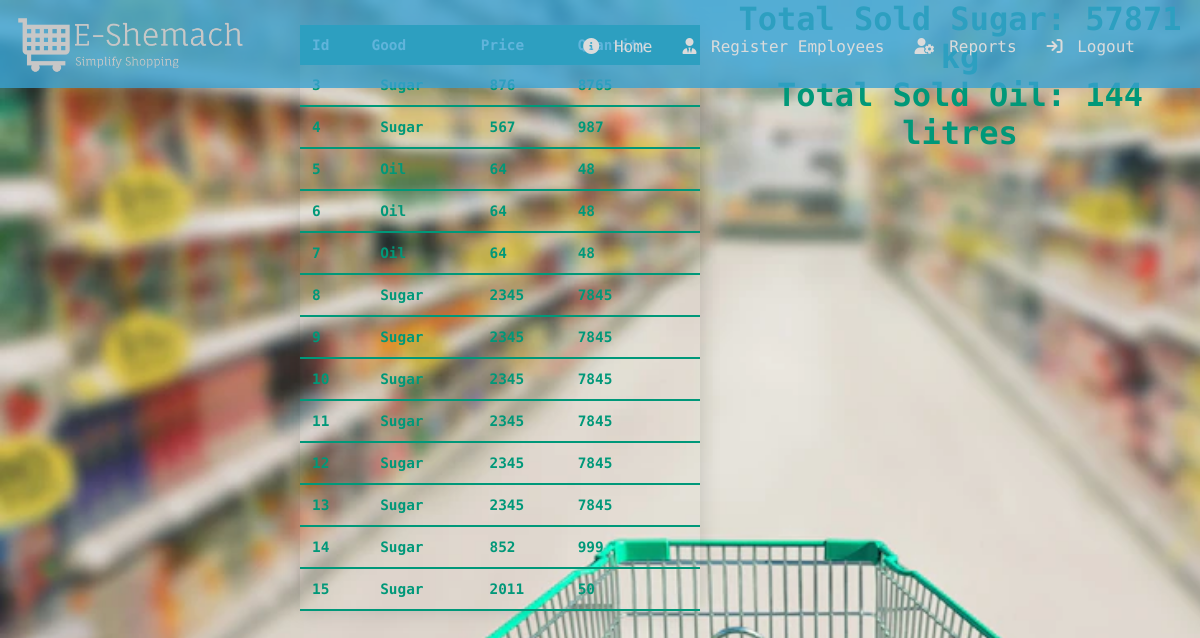
Page /Employees/admin/report.php on the committed database.
### tables this page shows
CREATE TABLE IF NOT EXISTS `purchase` (
  `ID` int(11) NOT NULL AUTO_INCREMENT,
  `Good` varchar(100) NOT NULL,
  `Price` int(11) NOT NULL,
  `Quantity` int(11) NOT NULL,
  `Customer` varchar(100) NOT NULL,
  `Clerk` varchar(50) NOT NULL,
  `Time` date NOT NULL DEFAULT current_timestamp(),
  PRIMARY KEY (`ID`)
);

### Employees/admin/report.php (the view, shortened to what this page needs)
<?php
$conn = new mysqli("localhost", "root", "", "my_db");
$query = "SELECT * FROM `purchase` ";
$result = mysqli_query($conn, $query);
?>
<!DOCTYPE html>
<html lang="en">
<head>
    <link rel="stylesheet" href="../style.css">
    <link rel="stylesheet" href="../test.css">
    <link rel="stylesheet" href="../css/all.css">
</head>
<body>
<header Id="header">
        <a href="../admin.php"><button class="buttons"><i class="fa-solid fa-circle-info"></i> Home</button></a>
        <a href="register-employee.php"><button class="buttons"><i class="fa-solid fa-user-tie"></i> Register Employees</button></a>
        <a href="report.php"><button class="buttons"><i class="fa-solid fa-user-gear"></i> Reports</button></a>
        <a href="../index1.php"><button class="buttons"><i class="fa-solid fa-arrow-right-to-bracket"></i> Logout</button></a>
    </header>
    <a class="logo" href="index.html"><img src="../images/E-Shemach-logo (6).png"  width = "100%" height="90px"></a>
    <main>
        <div class="main-bar">
            <div class="table">
                <table class="styled-table">
                    <thead>
                        <tr>
                            <th>Id</th>
                            <th>Good</th>
                            <th>Price</th>
                            <th>Quantity</th>
                        </tr>
                    </thead>
                    <?php while ($rows = mysqli_fetch_assoc($result)) { ?>
                        <tbody>
                            <tr class="active-row">
                                <td><?php echo $rows['ID'] ?></td>
                                <td> <?php echo $rows['Good'] ?></td>
                                <td> <?php echo $rows['Price'] ?></td>
                                <td style="white-space:pre-line; word-wrap:break-word; "> <?php echo $rows['Quantity'] ?></td>
                            </tr>
                        </tbody>
                    <?php } ?>
                </table>
            </div>
            <div class="report">
                <?php
                $query = "SELECT `Quantity` FROM `purchase` WHERE `Good` = 'Sugar' ";
                $result = mysqli_query($conn, $query);
                $total = 0;
                while ($column =  mysqli_fetch_assoc($result)) {
                    $total = $total + $column['Quantity'];
                } ?>
                <h1 style="color :  #009879;"> Total Sold Sugar: <?php echo $total; ?> kg</h1>
                <?php
                $query = "SELECT `Quantity` FROM `purchase` WHERE `Good` = 'Oil' ";
                $result = mysqli_query($conn, $query);
                $total = 0;
                while ($column =  mysqli_fetch_assoc($result)) {
                    $total = $total + $column['Quantity'];
                } ?>
                <h1 style="color :  #009879;"> Total Sold Oil: <?php echo $total; ?> litres</h1>
            </div>
        </div>
    </main>
</body>
</html>

### test.css (style rules this page uses)
* { box-sizing: border-box; margin: 0; padding: 0; font-family: 'Source Code Pro', monospace; }
html { height: 100%; }
body { background:url('images/shopping-cart-supermarket-blurred-photo-store-bokeh-background_36051-129\ \(1\).png'); background-size: cover; background-repeat: repeat; color: #1b315a; width: 100%; }
a, p, button { font-family: 'Source Code Pro', monospace; color:#dbdbdb; background-color:rgba(184, 187, 190, 0); text-decoration:none; }
header { position:fixed; width: 100%; display: flex; justify-content: flex-end; align-items: center; padding: 25px 5%; background-color: rgba(57, 162, 211, 0.8); transition: all ease-out 0s; }
.logo { cursor:pointer; margin: 0%; padding: 0%; margin-right:auto; position: absolute; }
button { padding: 7px 5px; font-weight: 300; font-size: 16px; border: none; text-align:center; margin-top:5px; margin-left:0px; border-radius:5px; cursor:pointer; transition: all 0.3s ease 0s; }
.buttons { margin-left: 15px; }
.fa-solid { margin-left: 5px; margin-right:5px; }

### Employees/admin/report.php (style rules this page uses)
.main-bar { display: flex; }
.table { width: 60%; }
.report { width: 40%; text-align: center; }
.styled-table { border-collapse: collapse; margin: 25px 300px; font-size: 0.9em; font-family: sans-serif; min-width: 400px; box-shadow: 0 0 20px rgba(0, 0, 0, 0.15); }
.styled-table thead tr { background-color: #009879; color: #ffffff; text-align: left; }
.styled-table th, .styled-table td { padding: 12px; }
td { white-space: pre }
.styled-table tbody tr { border-bottom: 1px solid #dddddd; }
.styled-table tbody tr:last-of-type { border-bottom: 2px solid #009879; }
.styled-table tbody tr.active-row { font-weight: bold; color: #009879; }

### rows in the picture
purchase: ID "3", Good "Sugar", Price "876", Quantity "8765"
purchase: ID "4", Good "Sugar", Price "567", Quantity "987"
purchase: ID "5", Good "Oil", Price "64", Quantity "48"
purchase: ID "6", Good "Oil", Price "64", Quantity "48"
purchase: ID "7", Good "Oil", Price "64", Quantity "48"
purchase: ID "8", Good "Sugar", Price "2345", Quantity "7845"
purchase: ID "9", Good "Sugar", Price "2345", Quantity "7845"
purchase: ID "10", Good "Sugar", Price "2345", Quantity "7845"
purchase: ID "11", Good "Sugar", Price "2345", Quantity "7845"
purchase: ID "12", Good "Sugar", Price "2345", Quantity "7845"
purchase: ID "13", Good "Sugar", Price "2345", Quantity "7845"
purchase: ID "14", Good "Sugar", Price "852", Quantity "999"
purchase: ID "15", Good "Sugar", Price "2011", Quantity "50"

### other values in the picture
$total "57871"
$total "144"
